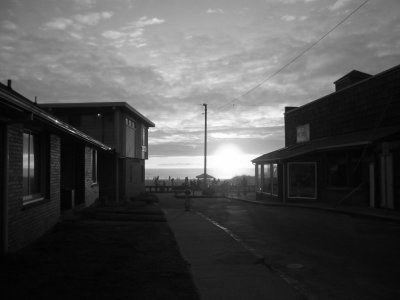
#> input picture LAB2/assets/couchersoleil.pgm, 400 x 300 px
$ python -i morphologicalOperations.py   (imports and definitions only)
#> lines starting #> are read from the running program, lines starting #| are printed output that depends on the picture
#> further down, picture is the input picture: shape (300, 400, 3); min 0, max 255, mean 79
"""
Task 3: Morphological Operations for Image Enhancement
This script performs image enhancement using various morphological operations
and experiments with different structuring elements and parameters.
"""

import cv2
import numpy as np
import matplotlib.pyplot as plt
from edgeDetection import load_and_preprocess_image

# [14 lines left out: function create_structuring_elements, not called in this run]


def apply_erosion(image, kernel, iterations=1):
    """Apply erosion operation."""
    return cv2.erode(image, kernel, iterations=iterations)


def apply_dilation(image, kernel, iterations=1):
    """Apply dilation operation."""
    return cv2.dilate(image, kernel, iterations=iterations)


def apply_opening(image, kernel, iterations=1):
    """Apply opening operation (erosion followed by dilation)."""
#> called with kernel = array of shape (5, 5), iterations = 2
    return cv2.morphologyEx(image, cv2.MORPH_OPEN, kernel, iterations=iterations)
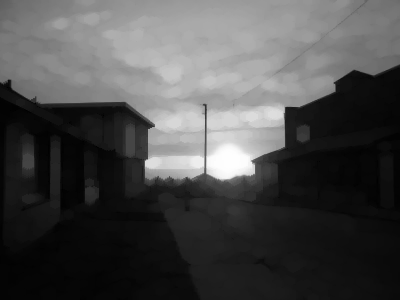
#> returned value: shape (300, 400, 3); min 0, max 254, mean 74.8


def apply_closing(image, kernel, iterations=1):
    """Apply closing operation (dilation followed by erosion)."""
#> called with kernel = array of shape (5, 5), iterations = 2
    return cv2.morphologyEx(image, cv2.MORPH_CLOSE, kernel, iterations=iterations)
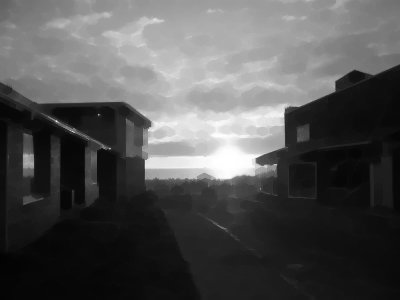
#> returned value: shape (300, 400, 3); min 3, max 255, mean 82.8


def apply_gradient(image, kernel):
    """Apply morphological gradient (dilation - erosion)."""
    return cv2.morphologyEx(image, cv2.MORPH_GRADIENT, kernel)
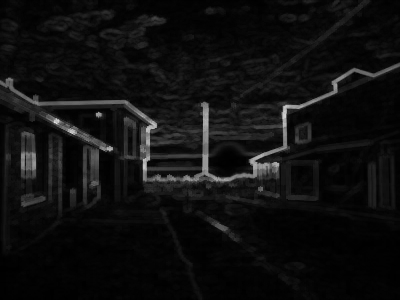
#> returned value: shape (300, 400, 3); min 0, max 221, mean 15.3


def apply_tophat(image, kernel):
    """Apply top hat transform (original - opening)."""
    return cv2.morphologyEx(image, cv2.MORPH_TOPHAT, kernel)
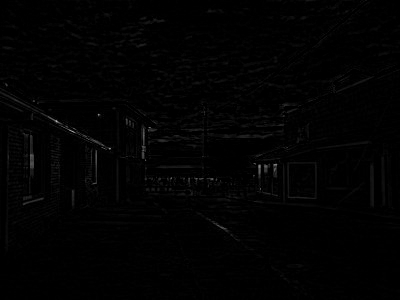
#> returned value: shape (300, 400, 3); min 0, max 181, mean 2.2


def apply_blackhat(image, kernel):
    """Apply black hat transform (closing - original)."""
    return cv2.morphologyEx(image, cv2.MORPH_BLACKHAT, kernel)


# [167 lines left out: functions visualize_basic_operations, visualize_advanced_operations, experiment_with_structuring_elements, experiment_with_iterations, not called in this run]


def demonstrate_image_enhancement(image):
    """Demonstrate practical image enhancement scenarios."""
    print("\n" + "=" * 70)
    print("PRACTICAL IMAGE ENHANCEMENT SCENARIOS")
    print("=" * 70)

    kernel = cv2.getStructuringElement(cv2.MORPH_ELLIPSE, (5, 5))

    # Scenario 1: Noise removal
    print("\n1. NOISE REMOVAL (Opening):")
    opening = apply_opening(image, kernel, iterations=2)
    print("   Opening removes small bright spots (salt noise)")

    # Scenario 2: Gap filling
    print("\n2. GAP FILLING (Closing):")
    closing = apply_closing(image, kernel, iterations=2)
    print("   Closing fills small dark gaps in bright regions")

    # Scenario 3: Feature extraction
    print("\n3. FEATURE EXTRACTION:")
    gradient = apply_gradient(image, kernel)
    print("   Gradient extracts boundaries and edges")

    tophat = apply_tophat(image, kernel)
    print("   Top Hat extracts small bright features")

    blackhat = apply_blackhat(image, kernel)
    print("   Black Hat extracts small dark features")

    # Scenario 4: Combined enhancement
    print("\n4. COMBINED ENHANCEMENT:")
    # Remove noise then enhance edges
    denoised = apply_opening(image, kernel)
    enhanced = apply_gradient(denoised, kernel)
#> in apply_gradient (call 2), `return cv2.morphologyEx(image, cv2.MORPH_GRADIENT, kernel)`:
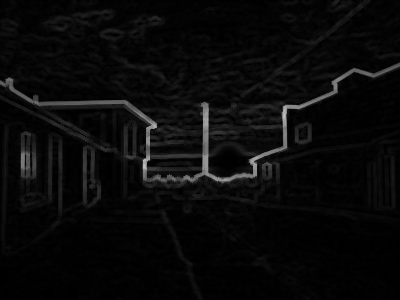
#> returned value: shape (300, 400, 3); min 0, max 194, mean 9.6
    print("   Opening for noise removal + Gradient for edge enhancement")

    # Visualize enhancement scenarios
    fig, axes = plt.subplots(2, 4, figsize=(16, 8))
    fig.suptitle(
        "Practical Image Enhancement Scenarios", fontsize=16, fontweight="bold"
    )

    axes[0, 0].imshow(image, cmap="gray")
    axes[0, 0].set_title("Original")
    axes[0, 0].axis("off")

    axes[0, 1].imshow(opening, cmap="gray")
    axes[0, 1].set_title("Noise Removal\n(Opening)")
    axes[0, 1].axis("off")

    axes[0, 2].imshow(closing, cmap="gray")
    axes[0, 2].set_title("Gap Filling\n(Closing)")
    axes[0, 2].axis("off")

    axes[0, 3].imshow(gradient, cmap="gray")
    axes[0, 3].set_title("Edge Detection\n(Gradient)")
    axes[0, 3].axis("off")

    axes[1, 0].imshow(tophat, cmap="gray")
    axes[1, 0].set_title("Bright Features\n(Top Hat)")
    axes[1, 0].axis("off")

    axes[1, 1].imshow(blackhat, cmap="gray")
    axes[1, 1].set_title("Dark Features\n(Black Hat)")
    axes[1, 1].axis("off")

    axes[1, 2].imshow(enhanced, cmap="gray")
    axes[1, 2].set_title("Combined Enhancement\n(Open + Gradient)")
    axes[1, 2].axis("off")

    axes[1, 3].imshow(np.hstack([image, enhanced]), cmap="gray")
    axes[1, 3].set_title("Original | Enhanced")
    axes[1, 3].axis("off")

    plt.tight_layout()
    plt.savefig(
        "../outputs/morphologicalOperations/image_enhancement_scenarios.png",
        dpi=150,
        bbox_inches="tight",
    )
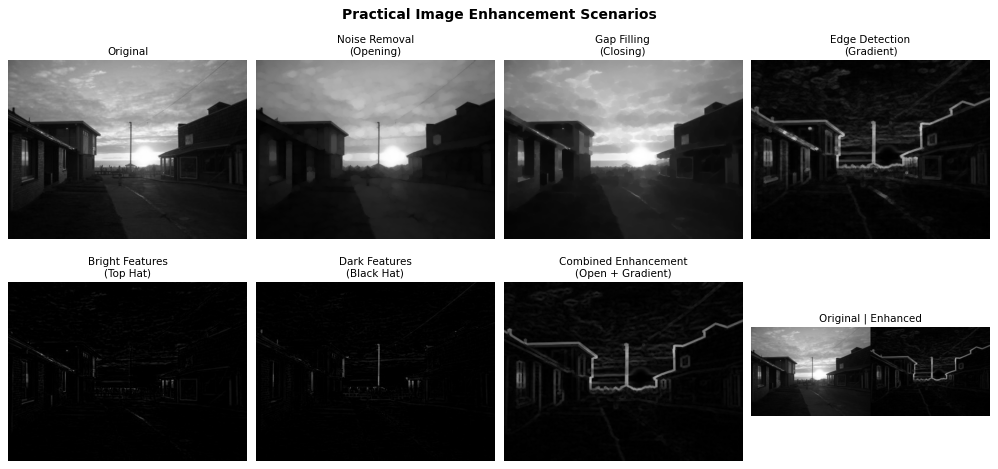
#> figure drawn by matplotlib, 8 panels
    plt.show()


# [113 lines left out: functions analyze_morphological_operations, main, not called in this run]


# [2 lines not run here, left out]

>>> import cv2
>>> picture = cv2.imread('../assets/couchersoleil.pgm')
>>> result = demonstrate_image_enhancement(picture)

$ run again, on LAB1/deliveryCode/assets/100.pgm
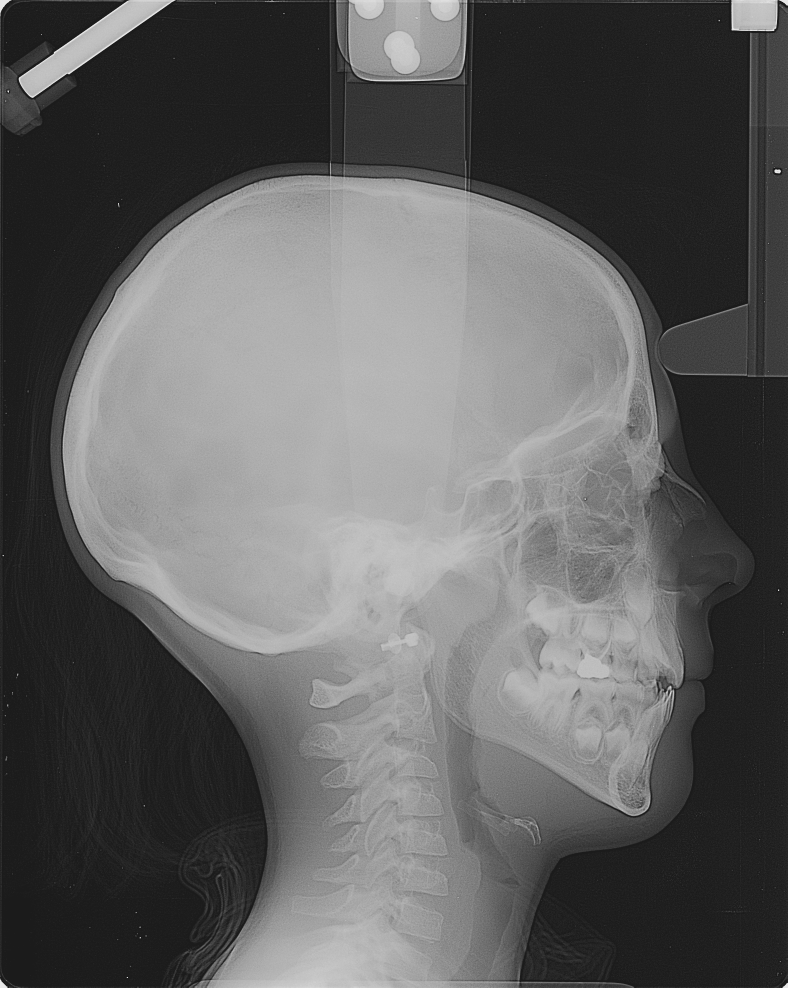
#> input picture LAB1/deliveryCode/assets/100.pgm, 1576 x 1976 px (shown at 1/2 size)
#> picture is the input picture: shape (1976, 1576, 3); min 27, max 231, mean 95.9
#> in apply_tophat, `return cv2.morphologyEx(image, cv2.MORPH_TOPHAT, kernel)`:
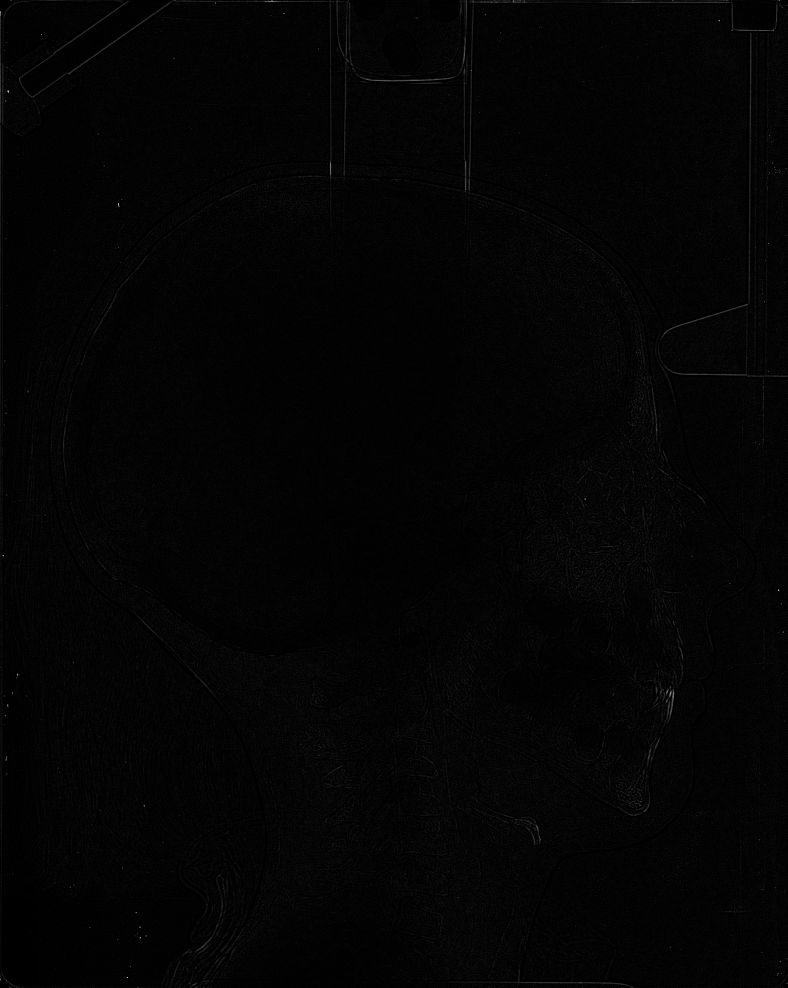
#> returned value: shape (1976, 1576, 3) (shown at 1/2 size); min 0, max 204, mean 3.7
#> in apply_gradient (call 2), `return cv2.morphologyEx(image, cv2.MORPH_GRADIENT, kernel)`:
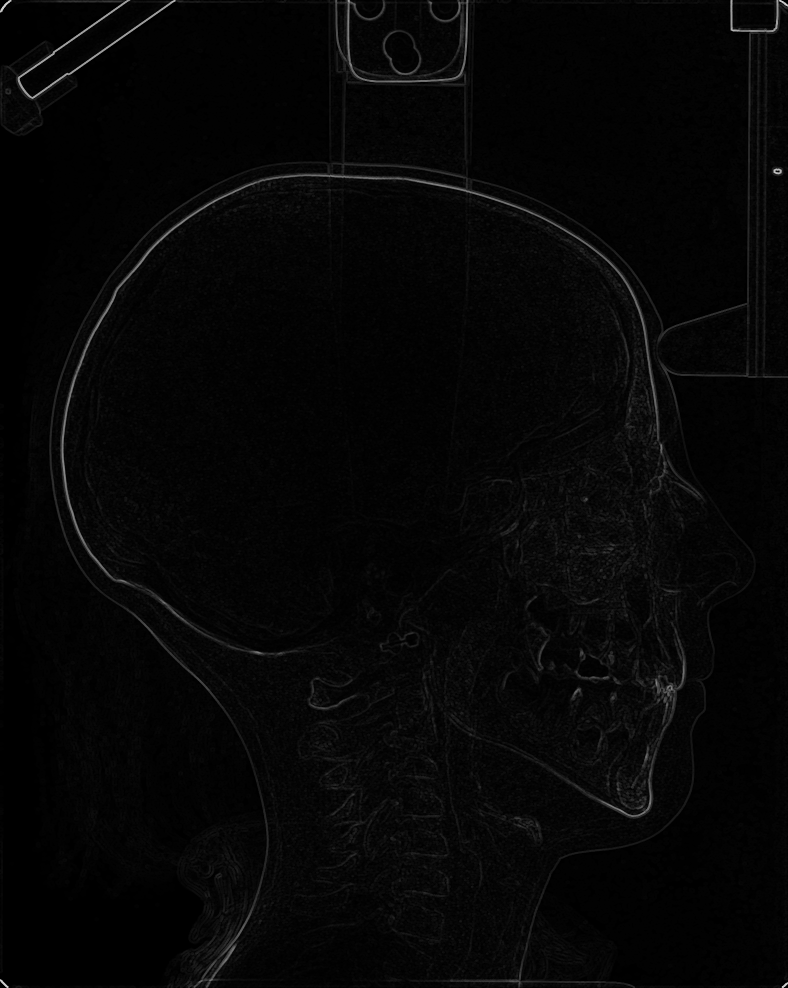
#> returned value: shape (1976, 1576, 3) (shown at 1/2 size); min 0, max 204, mean 5.7
